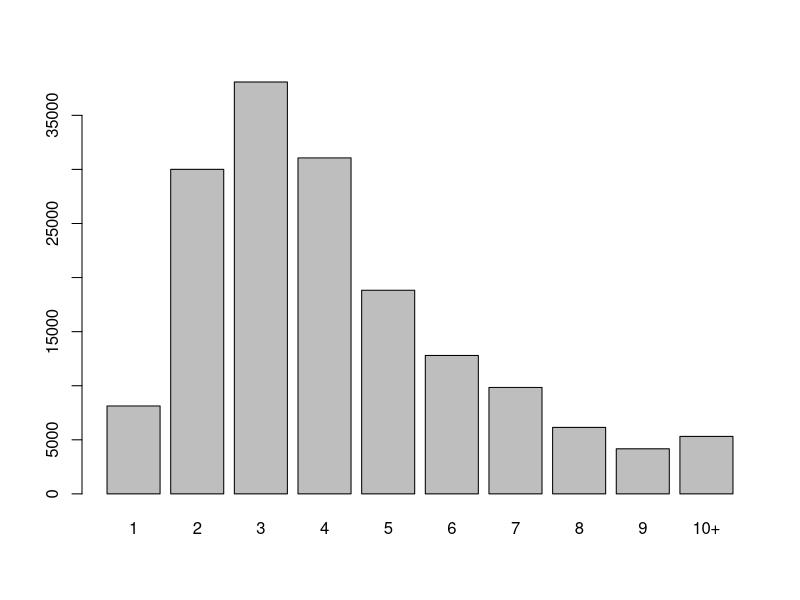
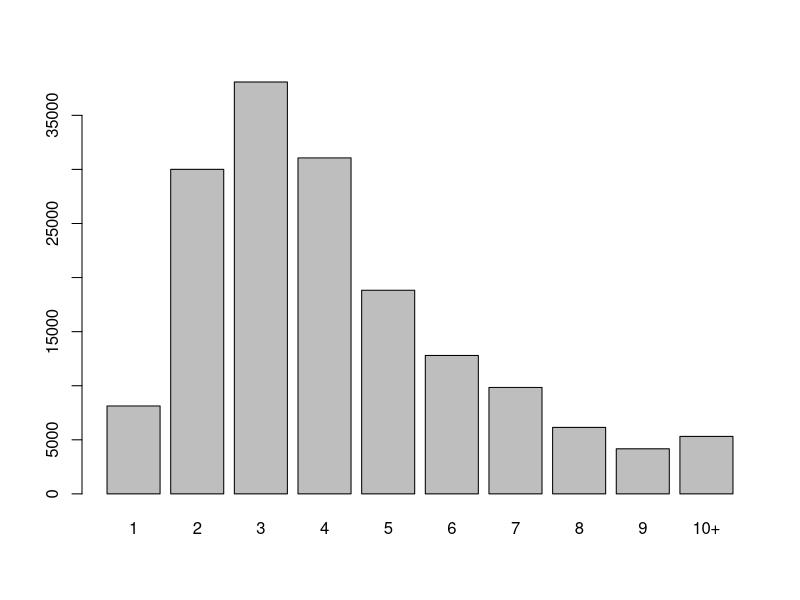

Reproduce these figures in R, in order. (Note: this script raises an error after producing the figures.)
## ---- chunk 1
knitr::opts_chunk$set(
  echo = TRUE,
  warning = TRUE,
  error = TRUE,
  echo = TRUE,
  message = FALSE,
  # collapse = TRUE,
  cache = TRUE)

library <- function(...) {
  suppressPackageStartupMessages(
    suppressWarnings(
      base::library(...)))}

require <- function(...) {
  stop("DO NOT USE require() WHILE TEACHING!")}

library(tidyverse)

options("tibble.print_min" = 5)
options("tibble.print_max" = 5)
options("tibble.max_footer_lines" = 2)
options("tibble.max_extra_cols" = 4)
options("tibble.width" = 60)

## ---- chunk 2
library(tidyverse)
## ---- chunk 3
dracula <- readr::read_file('dracula.txt')
dracula_words <- strsplit(dracula, split = '\\s+')
## ---- chunk 4
words <- unlist(dracula_words)
words_lower <- tolower(words)
nchar_words <- nchar(words_lower)
nchar_words10 <- pmin(nchar_words, 10)
table_words10 <- table(nchar_words10)
barplot(table_words10, names.arg = c(1:9, '10+'))
## ---- chunk 5
dracula_words %>% 
  unlist() %>% 
  tolower() %>% 
  nchar() %>% 
  pmin(10) %>% 
  table() %>% 
  barplot(names.arg = c(1:9, '10+'))
## ---- chunk 6
data(brvehins1a, package = 'CASdatasets')
brvehins1a <- as_tibble(brvehins1a)
## ---- chunk 7
print(brvehins1a)
## ---- chunk 8
brvehins1a %>% 
  select(ExposTotal, PremTotal)
## ---- chunk 9
brvehins1a %>% 
  select(-DriverAge)
## ---- chunk 10
brvehins1a %>% 
  pull(PremTotal, Gender) %>% 
  head
## ---- chunk 11
brvehins1a %>% 
  filter(Gender == 'Male')
## ---- chunk 12
brvehins1a %>% 
  filter(
    PremTotal > 250e3,
    VehYear == 2011,
    !str_starts(Gender, 'C|c'))
## ---- chunk 13
brvehins1a %>%
  select(ExposTotal, PremTotal) %>% 
  slice(10:11)
## ---- chunk 14
brvehins1a %>%
  select(ExposTotal, PremTotal) %>% 
  mutate(
    PremPerExpos = PremTotal / ExposTotal,
    PremPerExpos_e3 = PremPerExpos / 1000)
## ---- chunk 15
brvehins1a %>% 
  select(DrivAge, State) %>% 
  rename(
    DriverAge = DrivAge,
    Province = State) %>% 
  filter(Province == 'Sao Paulo')
## ---- chunk 16
brvehins1a %>% 
  group_by(State) %>% 
  summarize(
    PremiumPerState = sum(PremTotal),
    ExposuresPerState = sum(ExposTotal)) %>% 
  mutate(
    AvgPremPerExposure = PremiumPerState / ExposuresPerState)
## ---- chunk 17
brvehins1a %>% 
  group_by(State) %>% 
  summarize(
    StateCount = n()) %>% 
  filter()
## ---- chunk 18
brvehins1a %>% 
  group_by(Gender) %>% 
  summarize(
    Premium = sum(PremTotal),
    Exposures = sum(ExposTotal))
## ---- chunk 19
brvehins1a %>% 
  group_by(Gender) %>% 
  summarize(
    Premium = sum(PremTotal),
    Exposures = sum(ExposTotal)) %>% 
  mutate(Gender = coalesce(Gender, 'UNKNOWN'))
## ---- chunk 20
brvehins1a %>% 
  group_by(Gender) %>% 
  summarize(
    Premium = sum(PremTotal),
    Exposures = sum(ExposTotal)) %>% 
  mutate(Gender = coalesce(Gender, 'UNKNOWN')) %>% 
  arrange(desc(Exposures))
## ---- chunk 21
data(
  brvehins1b, 
  brvehins1c, 
  brvehins1d,
  brvehins1e,
  package = 'CASdatasets')

brvehins1 <- brvehins1a %>% 
  bind_rows(brvehins1b, brvehins1c, brvehins1d, brvehins1e)

dim(brvehins1)
## ---- chunk 22
pop <- read.csv('brazil-states.csv') %>% as_tibble
print(pop)
sum(pop$PopThousands) / 1000
## ---- chunk 23
count_by_state <- brvehins1 %>% 
  group_by(State) %>% 
  summarize(Count = n())

count_by_state %>% 
  inner_join(pop)
## ---- chunk 24
count_by_state %>% 
  inner_join(pop, by = 'State')
## ---- chunk 25
count_by_prov <- brvehins1 %>% 
  group_by(State) %>% 
  summarize(Count = n()) %>% 
  rename(Province = State)

count_by_prov %>% 
  inner_join(pop, by = c('Province' = 'State'))
## ---- chunk 26
count_by_state %>% 
  anti_join(pop)

pop %>% 
  anti_join(count_by_state)
## ---- chunk 27
count_by_prov %>% 
  left_join(pop, by = c('Province' = 'State')) %>% 
  filter(str_starts(Province, 'S'))

count_by_prov %>% 
  right_join(pop, by = c('Province' = 'State')) %>% 
  filter(str_starts(Province, 'S'))
## ---- chunk 28
count_by_state %>% 
  full_join(pop, by = 'State') %>% 
  filter(str_starts(State, 'S'))
## ---- chunk 29
tall_data <- brvehins1 %>% 
  group_by(Gender, State) %>% 
  summarize(PremTotal = sum(PremTotal)) %>% 
  drop_na()

tall_data
## ---- chunk 30
wide_data <- tall_data %>% 
  pivot_wider(
    id_cols = 'State',
    names_from = 'Gender',
    values_from = 'PremTotal') %>% 
  mutate(
    TotalPrem = Corporate + Female + Male,
    CorporateProp = Corporate / TotalPrem) %>% 
  arrange(desc(CorporateProp))

wide_data
